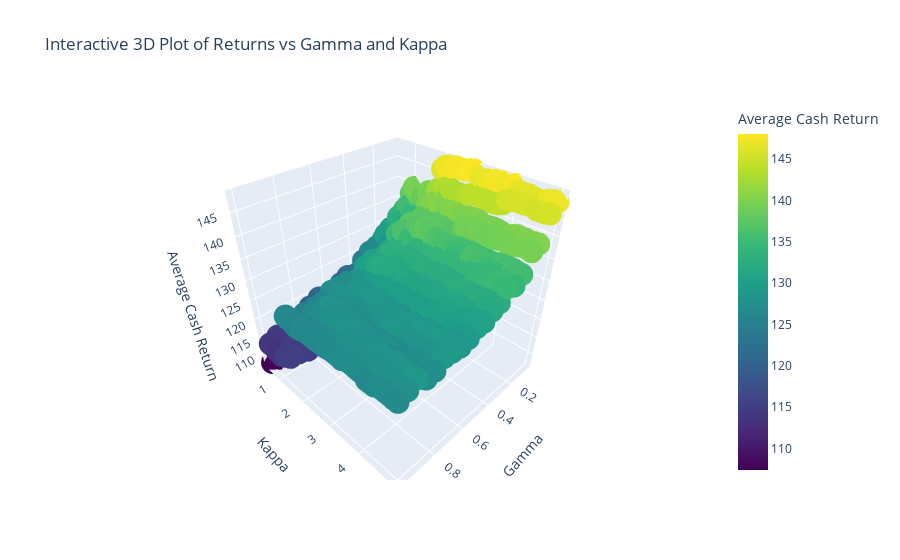

The code cell stored with this chart in its notebook:
### Code cell
import json
import plotly.express as px

# Load overall results from JSON file
with open("overall_results_2.json", "r") as f:
    overall_results = json.load(f)

# Create lists (or you could create a list of dicts)
data = []
for key, val in overall_results.items():
    data.append({
        "gamma": val["gamma"],
        "kappa": val["kappa"],
        "avg_cash": val["avg_cash"]
    })

# Create an interactive 3D scatter plot using Plotly Express.
fig = px.scatter_3d(data, x="gamma", y="kappa", z="avg_cash",
                      color="avg_cash", color_continuous_scale="Viridis",
                      title="Interactive 3D Plot of Returns vs Gamma and Kappa",
                      labels={"gamma": "Gamma", "kappa": "Kappa", "avg_cash": "Average Cash Return"})

fig.show()

### Figure 1 — Plotly figure (JSON) as saved in the notebook; plotly's stock layout.template omitted (floating-point values rounded to 4 significant figures; data arrays with more than 128 entries replaced by an {"elided": "..."} marker saying what was removed)
{"data": [{"hovertemplate": "Gamma=%{x}<br>Kappa=%{y}<br>Average Cash Return=%{marker.color}<extra></extra>", "legendgroup": "", "marker": {"color": {"elided": "920 float values"}, "coloraxis": "coloraxis", "symbol": "circle"}, "mode": "markers", "name": "", "scene": "scene", "showlegend": false, "type": "scatter3d", "x": {"elided": "920 float values"}, "y": {"elided": "920 float values"}, "z": {"elided": "920 float values"}}], "layout": {"coloraxis": {"colorbar": {"title": {"text": "Average Cash Return"}}, "colorscale": [[0, "#440154"], [0.1111, "#482878"], [0.2222, "#3e4989"], [0.3333, "#31688e"], [0.4444, "#26828e"], [0.5556, "#1f9e89"], [0.6667, "#35b779"], [0.7778, "#6ece58"], [0.8889, "#b5de2b"], [1, "#fde725"]]}, "legend": {"tracegroupgap": 0}, "scene": {"domain": {"x": [0, 1], "y": [0, 1]}, "xaxis": {"title": {"text": "Gamma"}}, "yaxis": {"title": {"text": "Kappa"}}, "zaxis": {"title": {"text": "Average Cash Return"}}}, "title": {"text": "Interactive 3D Plot of Returns vs Gamma and Kappa"}}}
